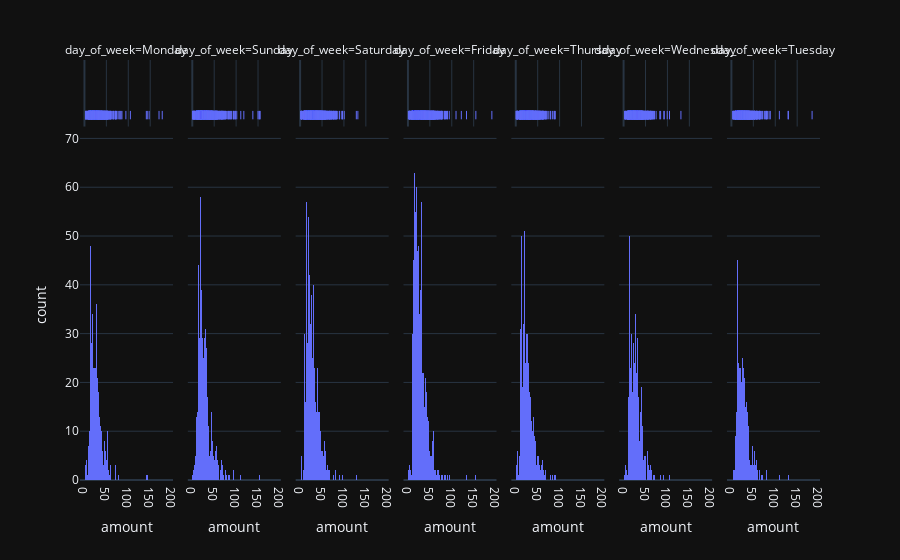

This figure's notebook cell:
### Code cell
# weekly distribution
fig = px.histogram(transaction_dat_raw[transaction_dat_raw['amount']<200],x = "amount",facet_col= "day_of_week",marginal="rug")
fig.show()

### Figure 1 — Plotly figure (JSON) as saved in the notebook; plotly's stock layout.template omitted (floating-point values rounded to 4 significant figures; data arrays with more than 128 entries replaced by an {"elided": "..."} marker saying what was removed)
{"data": [{"bingroup": "x", "hovertemplate": "day_of_week=Monday<br>amount=%{x}<br>count=%{y}<extra></extra>", "legendgroup": "", "marker": {"color": "#636efa", "pattern": {"shape": ""}}, "name": "", "orientation": "v", "showlegend": false, "type": "histogram", "x": {"elided": "806 float values"}, "xaxis": "x", "yaxis": "y"}, {"boxpoints": "all", "fillcolor": "rgba(255,255,255,0)", "hoveron": "points", "hovertemplate": "day_of_week=Monday<br>amount=%{x}<extra></extra>", "jitter": 0, "legendgroup": "", "line": {"color": "rgba(255,255,255,0)"}, "marker": {"color": "#636efa", "symbol": "line-ns-open"}, "name": "", "showlegend": false, "type": "box", "x": {"elided": "806 float values"}, "xaxis": "x8", "yaxis": "y8"}, {"bingroup": "x", "hovertemplate": "day_of_week=Sunday<br>amount=%{x}<br>count=%{y}<extra></extra>", "legendgroup": "", "marker": {"color": "#636efa", "pattern": {"shape": ""}}, "name": "", "orientation": "v", "showlegend": false, "type": "histogram", "x": {"elided": "1069 float values"}, "xaxis": "x2", "yaxis": "y2"}, {"boxpoints": "all", "fillcolor": "rgba(255,255,255,0)", "hoveron": "points", "hovertemplate": "day_of_week=Sunday<br>amount=%{x}<extra></extra>", "jitter": 0, "legendgroup": "", "line": {"color": "rgba(255,255,255,0)"}, "marker": {"color": "#636efa", "symbol": "line-ns-open"}, "name": "", "showlegend": false, "type": "box", "x": {"elided": "1069 float values"}, "xaxis": "x9", "yaxis": "y9"}, {"bingroup": "x", "hovertemplate": "day_of_week=Saturday<br>amount=%{x}<br>count=%{y}<extra></extra>", "legendgroup": "", "marker": {"color": "#636efa", "pattern": {"shape": ""}}, "name": "", "orientation": "v", "showlegend": false, "type": "histogram", "x": {"elided": "1266 float values"}, "xaxis": "x3", "yaxis": "y3"}, {"boxpoints": "all", "fillcolor": "rgba(255,255,255,0)", "hoveron": "points", "hovertemplate": "day_of_week=Saturday<br>amount=%{x}<extra></extra>", "jitter": 0, "legendgroup": "", "line": {"color": "rgba(255,255,255,0)"}, "marker": {"color": "#636efa", "symbol": "line-ns-open"}, "name": "", "showlegend": false, "type": "box", "x": {"elided": "1266 float values"}, "xaxis": "x10", "yaxis": "y10"}, {"bingroup": "x", "hovertemplate": "day_of_week=Friday<br>amount=%{x}<br>count=%{y}<extra></extra>", "legendgroup": "", "marker": {"color": "#636efa", "pattern": {"shape": ""}}, "name": "", "orientation": "v", "showlegend": false, "type": "histogram", "x": {"elided": "1453 float values"}, "xaxis": "x4", "yaxis": "y4"}, {"boxpoints": "all", "fillcolor": "rgba(255,255,255,0)", "hoveron": "points", "hovertemplate": "day_of_week=Friday<br>amount=%{x}<extra></extra>", "jitter": 0, "legendgroup": "", "line": {"color": "rgba(255,255,255,0)"}, "marker": {"color": "#636efa", "symbol": "line-ns-open"}, "name": "", "showlegend": false, "type": "box", "x": {"elided": "1453 float values"}, "xaxis": "x11", "yaxis": "y11"}, {"bingroup": "x", "hovertemplate": "day_of_week=Thursday<br>amount=%{x}<br>count=%{y}<extra></extra>", "legendgroup": "", "marker": {"color": "#636efa", "pattern": {"shape": ""}}, "name": "", "orientation": "v", "showlegend": false, "type": "histogram", "x": {"elided": "986 float values"}, "xaxis": "x5", "yaxis": "y5"}, {"boxpoints": "all", "fillcolor": "rgba(255,255,255,0)", "hoveron": "points", "hovertemplate": "day_of_week=Thursday<br>amount=%{x}<extra></extra>", "jitter": 0, "legendgroup": "", "line": {"color": "rgba(255,255,255,0)"}, "marker": {"color": "#636efa", "symbol": "line-ns-open"}, "name": "", "showlegend": false, "type": "box", "x": {"elided": "986 float values"}, "xaxis": "x12", "yaxis": "y12"}, {"bingroup": "x", "hovertemplate": "day_of_week=Wednesday<br>amount=%{x}<br>count=%{y}<extra></extra>", "legendgroup": "", "marker": {"color": "#636efa", "pattern": {"shape": ""}}, "name": "", "orientation": "v", "showlegend": false, "type": "histogram", "x": {"elided": "889 float values"}, "xaxis": "x6", "yaxis": "y6"}, {"boxpoints": "all", "fillcolor": "rgba(255,255,255,0)", "hoveron": "points", "hovertemplate": "day_of_week=Wednesday<br>amount=%{x}<extra></extra>", "jitter": 0, "legendgroup": "", "line": {"color": "rgba(255,255,255,0)"}, "marker": {"color": "#636efa", "symbol": "line-ns-open"}, "name": "", "showlegend": false, "type": "box", "x": {"elided": "889 float values"}, "xaxis": "x13", "yaxis": "y13"}, {"bingroup": "x", "hovertemplate": "day_of_week=Tuesday<br>amount=%{x}<br>count=%{y}<extra></extra>", "legendgroup": "", "marker": {"color": "#636efa", "pattern": {"shape": ""}}, "name": "", "orientation": "v", "showlegend": false, "type": "histogram", "x": {"elided": "785 float values"}, "xaxis": "x7", "yaxis": "y7"}, {"boxpoints": "all", "fillcolor": "rgba(255,255,255,0)", "hoveron": "points", "hovertemplate": "day_of_week=Tuesday<br>amount=%{x}<extra></extra>", "jitter": 0, "legendgroup": "", "line": {"color": "rgba(255,255,255,0)"}, "marker": {"color": "#636efa", "symbol": "line-ns-open"}, "name": "", "showlegend": false, "type": "box", "x": {"elided": "785 float values"}, "xaxis": "x14", "yaxis": "y14"}], "layout": {"annotations": [{"font": {}, "showarrow": false, "text": "day_of_week=Monday", "x": 0.06286, "xanchor": "center", "xref": "paper", "y": 1, "yanchor": "bottom", "yref": "paper"}, {"font": {}, "showarrow": false, "text": "day_of_week=Sunday", "x": 0.2086, "xanchor": "center", "xref": "paper", "y": 1, "yanchor": "bottom", "yref": "paper"}, {"font": {}, "showarrow": false, "text": "day_of_week=Saturday", "x": 0.3543, "xanchor": "center", "xref": "paper", "y": 1, "yanchor": "bottom", "yref": "paper"}, {"font": {}, "showarrow": false, "text": "day_of_week=Friday", "x": 0.5, "xanchor": "center", "xref": "paper", "y": 1, "yanchor": "bottom", "yref": "paper"}, {"font": {}, "showarrow": false, "text": "day_of_week=Thursday", "x": 0.6457, "xanchor": "center", "xref": "paper", "y": 1, "yanchor": "bottom", "yref": "paper"}, {"font": {}, "showarrow": false, "text": "day_of_week=Wednesday", "x": 0.7914, "xanchor": "center", "xref": "paper", "y": 1, "yanchor": "bottom", "yref": "paper"}, {"font": {}, "showarrow": false, "text": "day_of_week=Tuesday", "x": 0.9371, "xanchor": "center", "xref": "paper", "y": 1, "yanchor": "bottom", "yref": "paper"}], "barmode": "relative", "legend": {"tracegroupgap": 0}, "margin": {"t": 60}, "xaxis": {"anchor": "y", "domain": [0, 0.1257], "title": {"text": "amount"}}, "xaxis10": {"anchor": "y10", "domain": [0.2914, 0.4171], "matches": "x", "showgrid": true, "showticklabels": false}, "xaxis11": {"anchor": "y11", "domain": [0.4371, 0.5629], "matches": "x", "showgrid": true, "showticklabels": false}, "xaxis12": {"anchor": "y12", "domain": [0.5829, 0.7086], "matches": "x", "showgrid": true, "showticklabels": false}, "xaxis13": {"anchor": "y13", "domain": [0.7286, 0.8543], "matches": "x", "showgrid": true, "showticklabels": false}, "xaxis14": {"anchor": "y14", "domain": [0.8743, 1.0], "matches": "x", "showgrid": true, "showticklabels": false}, "xaxis2": {"anchor": "y2", "domain": [0.1457, 0.2714], "matches": "x", "title": {"text": "amount"}}, "xaxis3": {"anchor": "y3", "domain": [0.2914, 0.4171], "matches": "x", "title": {"text": "amount"}}, "xaxis4": {"anchor": "y4", "domain": [0.4371, 0.5629], "matches": "x", "title": {"text": "amount"}}, "xaxis5": {"anchor": "y5", "domain": [0.5829, 0.7086], "matches": "x", "title": {"text": "amount"}}, "xaxis6": {"anchor": "y6", "domain": [0.7286, 0.8543], "matches": "x", "title": {"text": "amount"}}, "xaxis7": {"anchor": "y7", "domain": [0.8743, 1.0], "matches": "x", "title": {"text": "amount"}}, "xaxis8": {"anchor": "y8", "domain": [0, 0.1257], "matches": "x", "showgrid": true, "showticklabels": false}, "xaxis9": {"anchor": "y9", "domain": [0.1457, 0.2714], "matches": "x", "showgrid": true, "showticklabels": false}, "yaxis": {"anchor": "x", "domain": [0, 0.8316], "title": {"text": "count"}}, "yaxis10": {"anchor": "x10", "domain": [0.8416, 1], "matches": "y8", "showgrid": false, "showline": false, "showticklabels": false, "ticks": ""}, "yaxis11": {"anchor": "x11", "domain": [0.8416, 1], "matches": "y8", "showgrid": false, "showline": false, "showticklabels": false, "ticks": ""}, "yaxis12": {"anchor": "x12", "domain": [0.8416, 1], "matches": "y8", "showgrid": false, "showline": false, "showticklabels": false, "ticks": ""}, "yaxis13": {"anchor": "x13", "domain": [0.8416, 1], "matches": "y8", "showgrid": false, "showline": false, "showticklabels": false, "ticks": ""}, "yaxis14": {"anchor": "x14", "domain": [0.8416, 1], "matches": "y8", "showgrid": false, "showline": false, "showticklabels": false, "ticks": ""}, "yaxis2": {"anchor": "x2", "domain": [0, 0.8316], "matches": "y", "showticklabels": false}, "yaxis3": {"anchor": "x3", "domain": [0, 0.8316], "matches": "y", "showticklabels": false}, "yaxis4": {"anchor": "x4", "domain": [0, 0.8316], "matches": "y", "showticklabels": false}, "yaxis5": {"anchor": "x5", "domain": [0, 0.8316], "matches": "y", "showticklabels": false}, "yaxis6": {"anchor": "x6", "domain": [0, 0.8316], "matches": "y", "showticklabels": false}, "yaxis7": {"anchor": "x7", "domain": [0, 0.8316], "matches": "y", "showticklabels": false}, "yaxis8": {"anchor": "x8", "domain": [0.8416, 1], "matches": "y8", "showgrid": false, "showline": false, "showticklabels": false, "ticks": ""}, "yaxis9": {"anchor": "x9", "domain": [0.8416, 1], "matches": "y8", "showgrid": false, "showline": false, "showticklabels": false, "ticks": ""}}}
